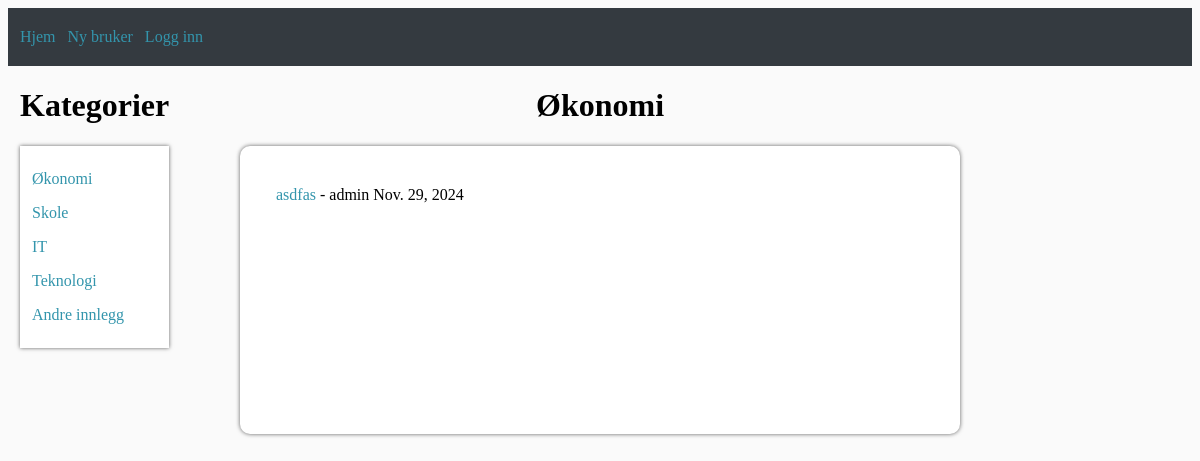
The page /økonomi/ on the database its author committed.
### blog/models.py (models this page shows, shortened)
class Post(models.Model):
    title = models.CharField(max_length=100)
    author = models.ForeignKey(User, on_delete=models.CASCADE)
    body = models.TextField()
    date = models.DateField(default=timezone.now)
    categories = models.ManyToManyField(Category, related_name='posts', default="Annet")

### blog/views.py (called while the page is built)
def economy_posts(request):
    posts = Post.objects.filter(categories__name='Økonomi')
    return render(request, 'økonomi.html', {'object_list': posts})

### blog/templates/økonomi.html (shortened to what this page needs)
<!DOCTYPE html>
<html lang="en">
<head>
</head>
<body>
    {% extends 'basetemplate.html' %}
    {% block defaultnavbar %}
        <div class="content-container">
            <div class="categories-container">
                <h1>Kategorier</h1>
                <div class="categories-list">
                    <div class="categories-text">
                        <p><a href="{% url 'økonomi' %}">Økonomi<a></p>
                        <p><a href="{% url 'skole' %}">Skole</a></p>
                        <p><a href="{% url 'it' %}">IT</a></p>
                        <p><a href="{% url 'teknologi' %}">Teknologi</a></p>
                        <p><a href="{% url 'annet' %}">Andre innlegg</a></p>
                    </div>
                </div>
            </div>
            <div class="post-list">
                <h1>Økonomi</h1>
                <div class="main-container indented-text">
                    {% for post in object_list %}
                        <p><a href="{% url 'blog_article_content' post.pk %}">{{ post.title }}</a> - {{ post.author }} {{ post.date }}<br/></p>
                    {% endfor %}
                </div>
            </div>
        </div>
    {% endblock %}

### blog/static/style.css (style rules this page uses)
h1 { text-align: center; }
.indented-text p { position: relative; margin-left: 3vw; }
.indented-text { padding-top: 3vh; padding-bottom: 3vh; }
.main-container { width: 60vw; background-color: white; box-shadow: 0 0 4px #606060; position: relative; min-height: 30vh; border-radius: 10px; }
.post-list { position: absolute; left: 50%; transform: translateX(-50%); }
a { color: #3395ac; text-decoration: none; }
body { background-color: rgb(250, 250, 250) }
.content-container { display: flex; flex-direction: row; max-width: 100vw; }
.categories-container { width: fit-content; position: relative; margin-left: 1vw; }
.categories-list { background-color: white; box-shadow: 0 0 4px #606060; }
.categories-text { position: relative; margin-left: 1vw; margin-right: 3vw; padding-top: 1vh; padding-bottom: 1vh; }

### rows shown on the page
Post: title "asdfas", author "admin", date "Nov. 29, 2024"
